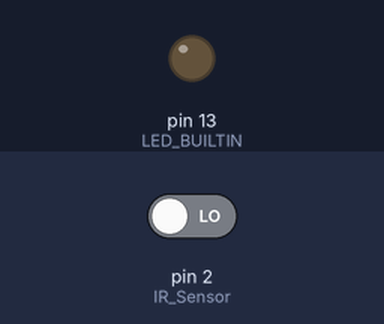
Recording of a sketch running on a simulated Arduino Uno, built with avr-gcc and run on an emulated ATmega328P. On the bench: output pins drawn as LEDs (lit = HIGH). Inputs (shaded band) come from the test bench; at power-on: pin 2 (IR_Sensor) LOW. What the sketch prints to the serial monitor is not drawn.

Above: at 1.2 s.
1.3 s: pin 2 (IR_Sensor) driven HIGH
At 2.2 s:
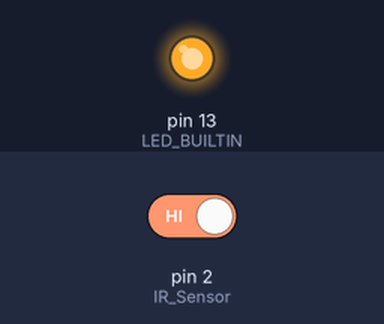
2.8 s: pin 2 (IR_Sensor) driven LOW
At 3.4 s:
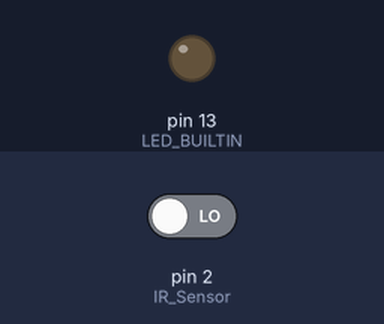
Timing chart, 0 to 5.8 s (numbered marks = the images above; inputs shaded):
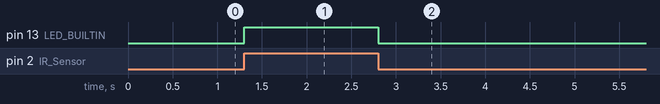

The sketch:

test_attach.ino
```cpp
  int IR_Sensor = 2;

void setup() {
  // put your setup code here, to run once:
  //attachInterrupt(digitalPinToInterrupt (2), beam, FALLING);
  pinMode(IR_Sensor, INPUT);
  pinMode(LED_BUILTIN, OUTPUT);
  digitalWrite(LED_BUILTIN, HIGH);
  Serial.begin(9600);
}

void loop() {
  // put your main code here, to run repeatedly:

if(digitalRead(IR_Sensor) == 1){
digitalWrite(LED_BUILTIN, HIGH);
}

else if(digitalRead(IR_Sensor) == 0){
  digitalWrite(LED_BUILTIN, LOW);
}
Serial.println(digitalRead(IR_Sensor));
}
```

Measured:
- after the input at 1.3 s, pin 13 (LED_BUILTIN): LOW → HIGH at once
- after the input at 2.8 s, pin 13 (LED_BUILTIN): HIGH → LOW at once
